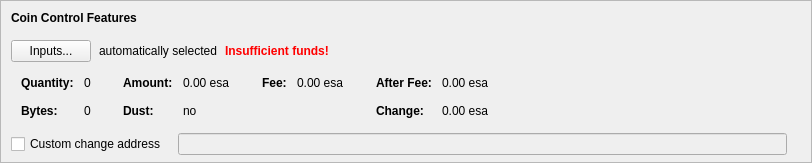
      <widget class="QFrame" name="frameCoinControl">
       <property name="sizePolicy">
        <sizepolicy hsizetype="Expanding" vsizetype="Fixed">
         <horstretch>0</horstretch>
         <verstretch>0</verstretch>
        </sizepolicy>
       </property>
       <property name="maximumSize">
        <size>
         <width>16777215</width>
         <height>16777215</height>
        </size>
       </property>
       <property name="frameShape">
        <enum>QFrame::StyledPanel</enum>
       </property>
       <property name="frameShadow">
        <enum>QFrame::Sunken</enum>
       </property>
       <layout class="QVBoxLayout" name="verticalLayoutCoinControl2">
        <property name="spacing">
         <number>0</number>
        </property>
        <property name="leftMargin">
         <number>0</number>
        </property>
        <property name="topMargin">
         <number>0</number>
        </property>
        <property name="rightMargin">
         <number>0</number>
        </property>
        <property name="bottomMargin">
         <number>6</number>
        </property>
        <item>
         <layout class="QVBoxLayout" name="verticalLayoutCoinControl" stretch="0,0,0,0,0">
          <property name="spacing">
           <number>0</number>
          </property>
          <property name="leftMargin">
           <number>10</number>
          </property>
          <property name="topMargin">
           <number>10</number>
          </property>
          <item>
           <layout class="QHBoxLayout" name="horizontalLayoutCoinControl1">
            <property name="bottomMargin">
             <number>15</number>
            </property>
            <item>
             <widget class="QLabel" name="labelCoinControlFeatures">
              <property name="sizePolicy">
               <sizepolicy hsizetype="Preferred" vsizetype="Maximum">
                <horstretch>0</horstretch>
                <verstretch>0</verstretch>
               </sizepolicy>
              </property>
              <property name="font">
               <font>
                <weight>75</weight>
                <bold>true</bold>
               </font>
              </property>
              <property name="styleSheet">
               <string notr="true">font-weight:bold;</string>
              </property>
              <property name="text">
               <string>Coin Control Features</string>
              </property>
             </widget>
            </item>
           </layout>
          </item>
          <item>
           <layout class="QHBoxLayout" name="horizontalLayoutCoinControl2" stretch="0,0,0,0">
            <property name="spacing">
             <number>8</number>
            </property>
            <property name="bottomMargin">
             <number>10</number>
            </property>
            <item>
             <widget class="QPushButton" name="pushButtonCoinControl">
              <property name="styleSheet">
               <string notr="true"/>
              </property>
              <property name="text">
               <string>Inputs...</string>
              </property>
              <property name="autoDefault">
               <bool>false</bool>
              </property>
             </widget>
            </item>
            <item>
             <widget class="QLabel" name="labelCoinControlAutomaticallySelected">
              <property name="text">
               <string>automatically selected</string>
              </property>
              <property name="margin">
               <number>5</number>
              </property>
             </widget>
            </item>
            <item>
             <widget class="QLabel" name="labelCoinControlInsuffFunds">
              <property name="font">
               <font>
                <weight>75</weight>
                <bold>true</bold>
               </font>
              </property>
              <property name="styleSheet">
               <string notr="true">color:red;font-weight:bold;</string>
              </property>
              <property name="text">
               <string>Insufficient funds!</string>
              </property>
              <property name="margin">
               <number>5</number>
              </property>
             </widget>
            </item>
            <item>
             <spacer name="horizontalSpacerCoinControl">
              <property name="orientation">
               <enum>Qt::Horizontal</enum>
              </property>
              <property name="sizeHint" stdset="0">
               <size>
                <width>40</width>
                <height>1</height>
               </size>
              </property>
             </spacer>
            </item>
           </layout>
          </item>
          <item>
           <widget class="QWidget" name="widgetCoinControl" native="true">
            <property name="sizePolicy">
             <sizepolicy hsizetype="Preferred" vsizetype="Preferred">
              <horstretch>0</horstretch>
              <verstretch>0</verstretch>
             </sizepolicy>
            </property>
            <property name="minimumSize">
             <size>
              <width>0</width>
              <height>0</height>
             </size>
            </property>
            <property name="styleSheet">
             <string notr="true"/>
            </property>
            <layout class="QHBoxLayout" name="horizontalLayoutCoinControl5">
             <property name="leftMargin">
              <number>0</number>
             </property>
             <property name="topMargin">
              <number>0</number>
             </property>
             <property name="rightMargin">
              <number>0</number>
             </property>
             <property name="bottomMargin">
              <number>0</number>
             </property>
             <item>
              <layout class="QHBoxLayout" name="horizontalLayoutCoinControl3" stretch="0,0,0,1">
               <property name="spacing">
                <number>20</number>
               </property>
               <property name="topMargin">
                <number>0</number>
               </property>
               <property name="bottomMargin">
                <number>10</number>
               </property>
               <item>
                <layout class="QFormLayout" name="formLayoutCoinControl1">
                 <property name="horizontalSpacing">
                  <number>10</number>
                 </property>
                 <property name="verticalSpacing">
                  <number>14</number>
                 </property>
                 <property name="leftMargin">
                  <number>10</number>
                 </property>
                 <property name="topMargin">
                  <number>4</number>
                 </property>
                 <property name="rightMargin">
                  <number>6</number>
                 </property>
                 <item row="0" column="0">
                  <widget class="QLabel" name="labelCoinControlQuantityText">
                   <property name="font">
                    <font>
                     <weight>75</weight>
                     <bold>true</bold>
                    </font>
                   </property>
                   <property name="text">
                    <string>Quantity:</string>
                   </property>
                   <property name="margin">
                    <number>0</number>
                   </property>
                  </widget>
                 </item>
                 <item row="0" column="1">
                  <widget class="QLabel" name="labelCoinControlQuantity">
                   <property name="cursor">
                    <cursorShape>IBeamCursor</cursorShape>
                   </property>
                   <property name="contextMenuPolicy">
                    <enum>Qt::ActionsContextMenu</enum>
                   </property>
                   <property name="text">
                    <string notr="true">0</string>
                   </property>
                   <property name="margin">
                    <number>0</number>
                   </property>
                   <property name="textInteractionFlags">
                    <set>Qt::LinksAccessibleByMouse|Qt::TextSelectableByKeyboard|Qt::TextSelectableByMouse</set>
                   </property>
                  </widget>
                 </item>
                 <item row="1" column="0">
                  <widget class="QLabel" name="labelCoinControlBytesText">
                   <property name="font">
                    <font>
                     <weight>75</weight>
                     <bold>true</bold>
                    </font>
                   </property>
                   <property name="text">
                    <string>Bytes:</string>
                   </property>
                  </widget>
                 </item>
                 <item row="1" column="1">
                  <widget class="QLabel" name="labelCoinControlBytes">
                   <property name="cursor">
                    <cursorShape>IBeamCursor</cursorShape>
                   </property>
                   <property name="contextMenuPolicy">
                    <enum>Qt::ActionsContextMenu</enum>
                   </property>
                   <property name="text">
                    <string notr="true">0</string>
                   </property>
                   <property name="textInteractionFlags">
                    <set>Qt::LinksAccessibleByMouse|Qt::TextSelectableByKeyboard|Qt::TextSelectableByMouse</set>
                   </property>
                  </widget>
                 </item>
                </layout>
               </item>
               <item>
                <layout class="QFormLayout" name="formLayoutCoinControl2">
                 <property name="horizontalSpacing">
                  <number>10</number>
                 </property>
                 <property name="verticalSpacing">
                  <number>14</number>
                 </property>
                 <property name="leftMargin">
                  <number>6</number>
                 </property>
                 <property name="topMargin">
                  <number>4</number>
                 </property>
                 <property name="rightMargin">
                  <number>6</number>
                 </property>
                 <item row="0" column="0">
                  <widget class="QLabel" name="labelCoinControlAmountText">
                   <property name="font">
                    <font>
                     <weight>75</weight>
                     <bold>true</bold>
                    </font>
                   </property>
                   <property name="text">
                    <string>Amount:</string>
                   </property>
                   <property name="margin">
                    <number>0</number>
                   </property>
                  </widget>
                 </item>
                 <item row="0" column="1">
                  <widget class="QLabel" name="labelCoinControlAmount">
                   <property name="cursor">
                    <cursorShape>IBeamCursor</cursorShape>
                   </property>
                   <property name="contextMenuPolicy">
                    <enum>Qt::ActionsContextMenu</enum>
                   </property>
                   <property name="text">
                    <string notr="true">0.00 esa</string>
                   </property>
                   <property name="textInteractionFlags">
                    <set>Qt::LinksAccessibleByMouse|Qt::TextSelectableByKeyboard|Qt::TextSelectableByMouse</set>
                   </property>
                  </widget>
                 </item>
                 <item row="1" column="0">
                  <widget class="QLabel" name="labelCoinControlLowOutputText">
                   <property name="font">
                    <font>
                     <weight>75</weight>
                     <bold>true</bold>
                    </font>
                   </property>
                   <property name="text">
                    <string>Dust:</string>
                   </property>
                  </widget>
                 </item>
                 <item row="1" column="1">
                  <widget class="QLabel" name="labelCoinControlLowOutput">
                   <property name="cursor">
                    <cursorShape>IBeamCursor</cursorShape>
                   </property>
                   <property name="contextMenuPolicy">
                    <enum>Qt::ActionsContextMenu</enum>
                   </property>
                   <property name="text">
                    <string notr="true">no</string>
                   </property>
                   <property name="textInteractionFlags">
                    <set>Qt::LinksAccessibleByMouse|Qt::TextSelectableByKeyboard|Qt::TextSelectableByMouse</set>
                   </property>
                  </widget>
                 </item>
                </layout>
               </item>
               <item>
                <layout class="QFormLayout" name="formLayoutCoinControl3">
                 <property name="horizontalSpacing">
                  <number>10</number>
                 </property>
                 <property name="verticalSpacing">
                  <number>14</number>
                 </property>
                 <property name="leftMargin">
                  <number>6</number>
                 </property>
                 <property name="topMargin">
                  <number>4</number>
                 </property>
                 <property name="rightMargin">
                  <number>6</number>
                 </property>
                 <item row="0" column="0">
                  <widget class="QLabel" name="labelCoinControlFeeText">
                   <property name="font">
                    <font>
                     <weight>75</weight>
                     <bold>true</bold>
                    </font>
                   </property>
                   <property name="text">
                    <string>Fee:</string>
                   </property>
                   <property name="margin">
                    <number>0</number>
                   </property>
                  </widget>
                 </item>
                 <item row="0" column="1">
                  <widget class="QLabel" name="labelCoinControlFee">
                   <property name="cursor">
                    <cursorShape>IBeamCursor</cursorShape>
                   </property>
                   <property name="contextMenuPolicy">
                    <enum>Qt::ActionsContextMenu</enum>
                   </property>
                   <property name="text">
                    <string notr="true">0.00 esa</string>
                   </property>
                   <property name="textInteractionFlags">
                    <set>Qt::LinksAccessibleByMouse|Qt::TextSelectableByKeyboard|Qt::TextSelectableByMouse</set>
                   </property>
                  </widget>
                 </item>
                </layout>
               </item>
               <item>
                <layout class="QFormLayout" name="formLayoutCoinControl4">
                 <property name="horizontalSpacing">
                  <number>10</number>
                 </property>
                 <property name="verticalSpacing">
                  <number>14</number>
                 </property>
                 <property name="leftMargin">
                  <number>6</number>
                 </property>
                 <property name="topMargin">
                  <number>4</number>
                 </property>
                 <property name="rightMargin">
                  <number>6</number>
                 </property>
                 <item row="0" column="0">
                  <widget class="QLabel" name="labelCoinControlAfterFeeText">
                   <property name="font">
                    <font>
                     <weight>75</weight>
                     <bold>true</bold>
                    </font>
                   </property>
                   <property name="text">
                    <string>After Fee:</string>
                   </property>
                   <property name="margin">
                    <number>0</number>
                   </property>
                  </widget>
                 </item>
                 <item row="0" column="1">
                  <widget class="QLabel" name="labelCoinControlAfterFee">
                   <property name="cursor">
                    <cursorShape>IBeamCursor</cursorShape>
                   </property>
                   <property name="contextMenuPolicy">
                    <enum>Qt::ActionsContextMenu</enum>
                   </property>
                   <property name="text">
                    <string notr="true">0.00 esa</string>
                   </property>
                   <property name="textInteractionFlags">
                    <set>Qt::LinksAccessibleByMouse|Qt::TextSelectableByKeyboard|Qt::TextSelectableByMouse</set>
                   </property>
                  </widget>
                 </item>
                 <item row="1" column="0">
                  <widget class="QLabel" name="labelCoinControlChangeText">
                   <property name="font">
                    <font>
                     <weight>75</weight>
                     <bold>true</bold>
                    </font>
                   </property>
                   <property name="text">
                    <string>Change:</string>
                   </property>
                  </widget>
                 </item>
                 <item row="1" column="1">
                  <widget class="QLabel" name="labelCoinControlChange">
                   <property name="cursor">
                    <cursorShape>IBeamCursor</cursorShape>
                   </property>
                   <property name="contextMenuPolicy">
                    <enum>Qt::ActionsContextMenu</enum>
                   </property>
                   <property name="text">
                    <string notr="true">0.00 esa</string>
                   </property>
                   <property name="textInteractionFlags">
                    <set>Qt::LinksAccessibleByMouse|Qt::TextSelectableByKeyboard|Qt::TextSelectableByMouse</set>
                   </property>
                  </widget>
                 </item>
                </layout>
               </item>
              </layout>
             </item>
            </layout>
           </widget>
          </item>
          <item>
           <layout class="QHBoxLayout" name="horizontalLayoutCoinControl4" stretch="0,0,0">
            <property name="spacing">
             <number>12</number>
            </property>
            <property name="sizeConstraint">
             <enum>QLayout::SetDefaultConstraint</enum>
            </property>
            <property name="topMargin">
             <number>5</number>
            </property>
            <property name="rightMargin">
             <number>5</number>
            </property>
            <item>
             <widget class="QCheckBox" name="checkBoxCoinControlChange">
              <property name="toolTip">
               <string>If this is activated, but the change address is empty or invalid, change will be sent to a newly generated address.</string>
              </property>
              <property name="text">
               <string>Custom change address</string>
              </property>
             </widget>
            </item>
            <item>
             <widget class="QValidatedLineEdit" name="lineEditCoinControlChange">
              <property name="enabled">
               <bool>false</bool>
              </property>
              <property name="sizePolicy">
               <sizepolicy hsizetype="Expanding" vsizetype="Fixed">
                <horstretch>0</horstretch>
                <verstretch>0</verstretch>
               </sizepolicy>
              </property>
             </widget>
            </item>
            <item>
             <widget class="QLabel" name="labelCoinControlChangeLabel">
              <property name="sizePolicy">
               <sizepolicy hsizetype="Preferred" vsizetype="Expanding">
                <horstretch>0</horstretch>
                <verstretch>0</verstretch>
               </sizepolicy>
              </property>
              <property name="minimumSize">
               <size>
                <width>0</width>
                <height>0</height>
               </size>
              </property>
              <property name="text">
               <string/>
              </property>
              <property name="margin">
               <number>3</number>
              </property>
             </widget>
            </item>
           </layout>
          </item>
          <item>
           <spacer name="verticalSpacerCoinControl">
            <property name="orientation">
             <enum>Qt::Vertical</enum>
            </property>
            <property name="sizeHint" stdset="0">
             <size>
              <width>800</width>
              <height>1</height>
             </size>
            </property>
           </spacer>
          </item>
         </layout>
        </item>
       </layout>
      </widget>
